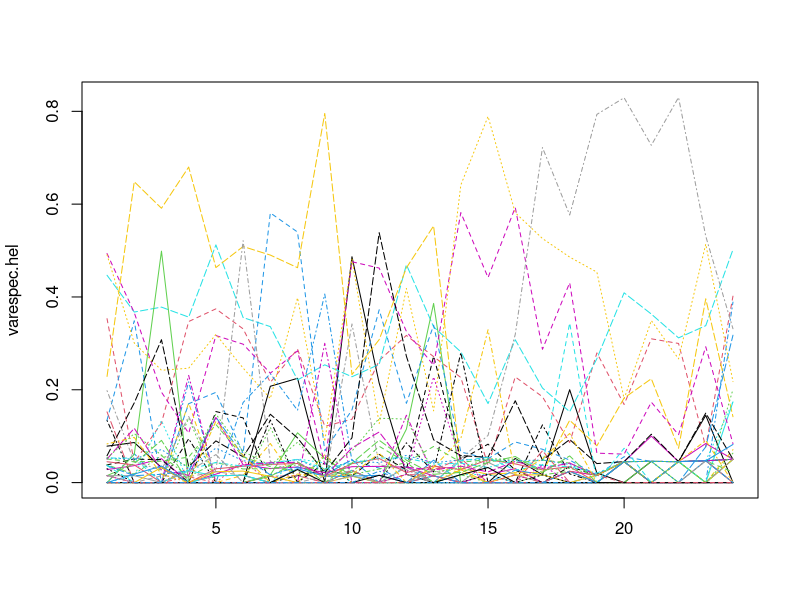
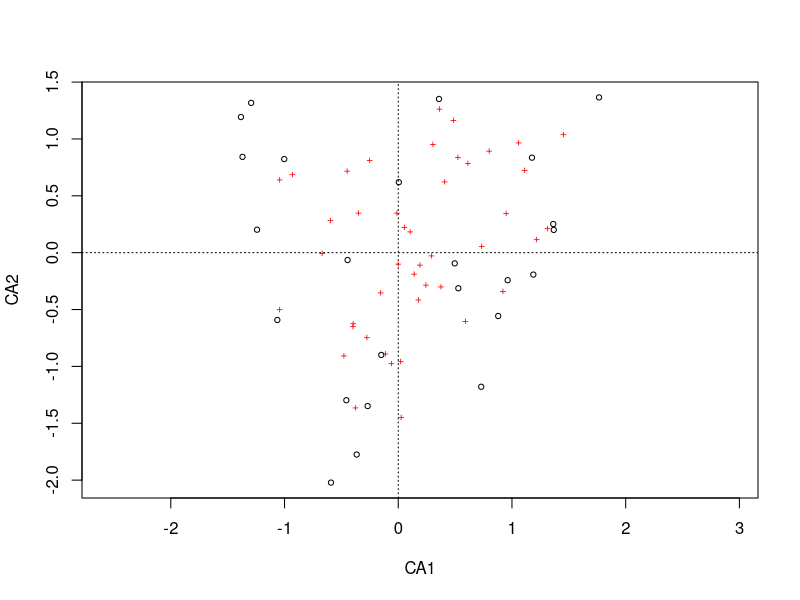
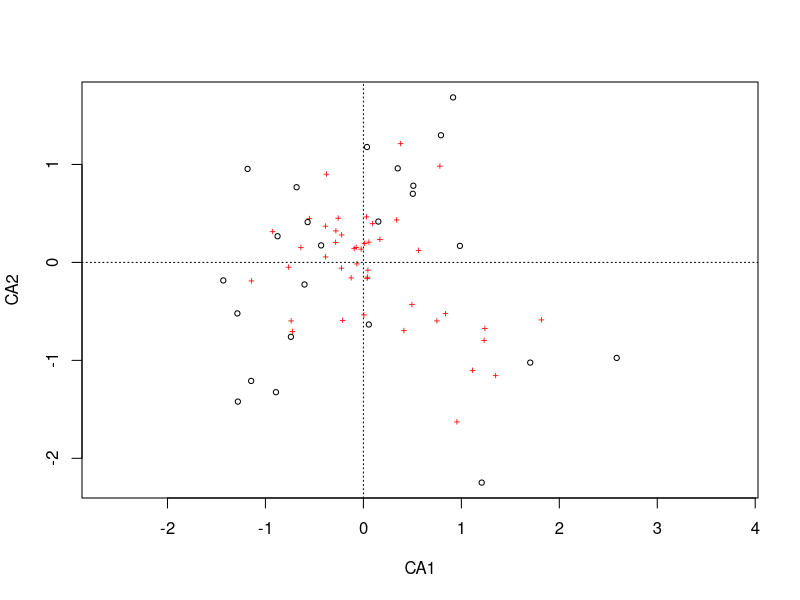

These figures' R source, in order:
# This script will be a tutorial on using CA. This tutorial should 
# be run with an instructor present, but independent development is 
# encouraged.

require(vegan)
data("varespec")
data("varechem")

?varespec
?varechem

#TODO: plot all of varespec's species along gradients in
# varechem to see if there are unimodal distributions

varespec.hel <- decostand(varespec, "hellinger")

matplot(varespec.hel, type = "l",pch=1, col = 1:dim(varespec)[2])

myCa <- cca(varespec)

# find out more about the object
?cca.object


#We can find out the total chi squared value of the data
myCa$CA$tot.chi
#[1] 1.07848


ordiplot(myCa)


myCa <- cca(varespec.hel)
ordiplot(myCa)

# What kind of distance is conserved betwen points?
